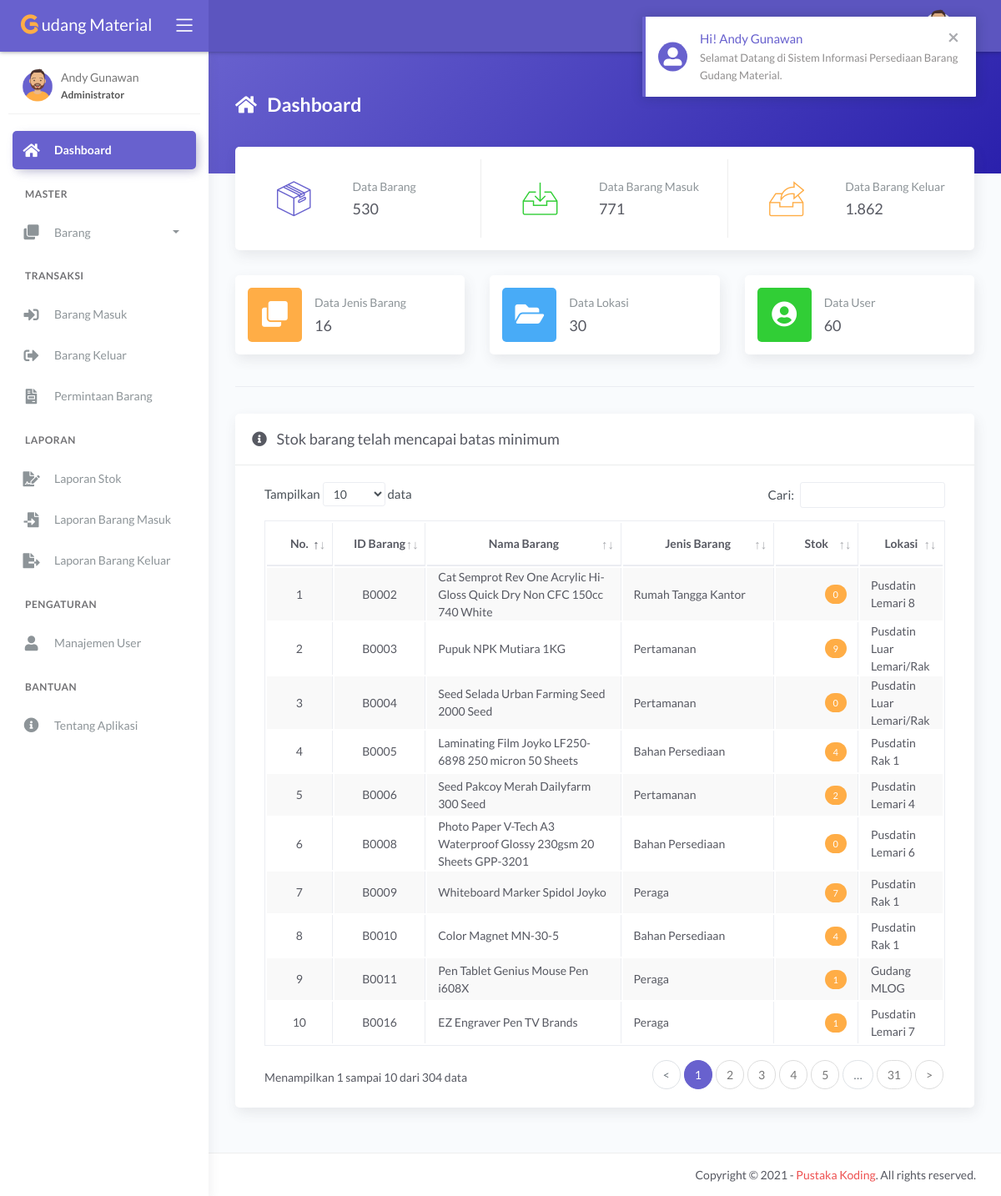
/main.php?module=dashboard&pesan=1 (signed in), run on the app's committed database.
### tables this page shows
CREATE TABLE `tbl_barang` (
  `id_barang` varchar(5) NOT NULL,
  `nama_barang` varchar(100) NOT NULL,
  `jenis` int NOT NULL,
  `stok_minimum` int NOT NULL,
  `stok` int NOT NULL DEFAULT '0',
  `satuan` int NOT NULL,
  `lokasi` varchar(20) NOT NULL,
  `foto` varchar(100) DEFAULT NULL
);

CREATE TABLE `tbl_jenis` (
  `id_jenis` int NOT NULL,
  `nama_jenis` varchar(50) NOT NULL
);

CREATE TABLE `tbl_satuan` (
  `id_satuan` int NOT NULL,
  `nama_satuan` varchar(30) NOT NULL
);

### modules/dashboard/tampil_data.php (the view)
<?php
if (basename($_SERVER['PHP_SELF']) === basename(__FILE__)) {
    header('location: 404.html');
}
else {
    if (isset($_GET['pesan'])) {
        if ($_GET['pesan'] == 1) {
            echo '  <div class="alert alert-notify alert-secondary alert-dismissible fade show" role="alert">
                        <span data-notify="icon" class="fas fa-user-alt"></span>
                        <span data-notify="title" class="text-secondary">Hi! ' . $_SESSION['nama_user'] . '</span>
                        <span data-notify="message">Selamat Datang di Sistem Informasi Persediaan Barang Gudang Material.</span>
                        <button type="button" class="close" data-dismiss="alert" aria-label="Close">
                            <span aria-hidden="true">&times;</span>
                        </button>
                    </div>';
        }
    }
?>
    <div class="panel-header bg-secondary-gradient">
        <div class="page-inner py-5">
            <div class="d-flex align-items-left align-items-md-top flex-column flex-md-row">
                <div class="page-header text-white">
                    <h4 class="page-title text-white"><i class="fas fa-home mr-2"></i> Dashboard</h4>
                </div>
            </div>
        </div>
    </div>
    <div class="page-inner mt--5">
        <div class="row row-card-no-pd mt--2">
            <div class="col-sm-12 col-md-4">
                <div class="card card-stats card-round">
                    <div class="card-body ">
                        <div class="row">
                            <div class="col-5">
                                <div class="icon-big2 text-center">
                                    <i class="flaticon-box-2 text-secondary"></i>
                                </div>
                            </div>
                            <div class="col-7 col-stats">
                                <div class="numbers">
                                    <p class="card-category">Data Barang</p>
                                    <?php
                                    $query = mysqli_query($mysqli, "SELECT * FROM tbl_barang")
                                                                    or die('Ada kesalahan pada query jumlah data barang : ' . mysqli_error($mysqli));
                                    $jumlah_barang = mysqli_num_rows($query);
                                    ?>
                                    <h4 class="card-title"><?php echo number_format($jumlah_barang, 0, '', '.'); ?></h4>
                                </div>
                            </div>
                        </div>
                    </div>
                </div>
            </div>
            <div class="col-sm-12 col-md-4">
                <div class="card card-stats card-round">
                    <div class="card-body ">
                        <div class="row">
                            <div class="col-5">
                                <div class="icon-big2 text-center">
                                    <i class="flaticon-inbox text-success"></i>
                                </div>
                            </div>
                            <div class="col-7 col-stats">
                                <div class="numbers">
                                    <p class="card-category">Data Barang Masuk</p>
                                    <?php
                                    $query = mysqli_query($mysqli, "SELECT * FROM tbl_barang_masuk")
                                                                    or die('Ada kesalahan pada query jumlah data barang masuk : ' . mysqli_error($mysqli));
                                    $jumlah_barang_masuk = mysqli_num_rows($query);
                                    ?>
                                    <h4 class="card-title"><?php echo number_format($jumlah_barang_masuk, 0, '', '.'); ?></h4>
                                </div>
                            </div>
                        </div>
                    </div>
                </div>
            </div>
            <div class="col-sm-12 col-md-4">
                <div class="card card-stats card-round">
                    <div class="card-body">
                        <div class="row">
                            <div class="col-5">
                                <div class="icon-big2 text-center">
                                    <i class="flaticon-archive text-warning"></i>
                                </div>
                            </div>
                            <div class="col-7 col-stats">
                                <div class="numbers">
                                    <p class="card-category">Data Barang Keluar</p>
                                    <?php
                                    $query = mysqli_query($mysqli, "SELECT * FROM tbl_barang_keluar")
                                                                    or die('Ada kesalahan pada query jumlah data barang keluar : ' . mysqli_error($mysqli));
                                    $jumlah_barang_keluar = mysqli_num_rows($query);
                                    ?>
                                    <h4 class="card-title"><?php echo number_format($jumlah_barang_keluar, 0, '', '.'); ?></h4>
                                </div>
                            </div>
                        </div>
                    </div>
                </div>
            </div>
        </div>
        <?php
        if ($_SESSION['hak_akses'] != 'Kepala Gudang') { ?>
            <div class="row">
                <div class="col-sm-12 col-md-4">
                    <div class="card card-stats card-round">
                        <div class="card-body ">
                            <div class="row align-items-center">
                                <div class="col-icon">
                                    <div class="icon-big text-center icon-warning bubble-shadow-small">
                                        <i class="fas fa-clone"></i>
                                    </div>
                                </div>
                                <div class="col col-stats ml-3 ml-sm-0">
                                    <div class="numbers">
                                        <p class="card-category">Data Jenis Barang</p>
                                        <?php
                                        $query = mysqli_query($mysqli, "SELECT * FROM tbl_jenis")
                                                                        or die('Ada kesalahan pada query jumlah data jenis barang : ' . mysqli_error($mysqli));
                                        $jumlah_jenis_barang = mysqli_num_rows($query);
                                        ?>
                                        <h4 class="card-title"><?php echo number_format($jumlah_jenis_barang, 0, '', '.'); ?></h4>
                                    </div>
                                </div>
                            </div>
                        </div>
                    </div>
                </div>
                <div class="col-sm-12 col-md-4">
                    <div class="card card-stats card-round">
                        <div class="card-body">
                            <div class="row align-items-center">
                                <div class="col-icon">
                                    <div class="icon-big text-center icon-info bubble-shadow-small">
                                        <i class="fas fa-folder-open"></i>
                                    </div>
                                </div>
                                <div class="col col-stats ml-3 ml-sm-0">
                                    <div class="numbers">
                                        <p class="card-category">Data Lokasi</p>
                                        <?php
                                        $query = mysqli_query($mysqli, "SELECT * FROM tbl_satuan")
                                                                        or die('Ada kesalahan pada query jumlah data satuan : ' . mysqli_error($mysqli));
                                        $jumlah_satuan = mysqli_num_rows($query);
                                        ?>
                                        <h4 class="card-title"><?php echo number_format($jumlah_satuan, 0, '', '.'); ?></h4>
                                    </div>
                                </div>
                            </div>
                        </div>
                    </div>
                </div>
                <div class="col-sm-12 col-md-4">
                    <div class="card card-stats card-round">
                        <div class="card-body">
                            <div class="row align-items-center">
                                <div class="col-icon">
                                    <div class="icon-big text-center icon-success bubble-shadow-small">
                                        <i class="fas fa-user-circle"></i>
                                    </div>
                                </div>
                                <div class="col col-stats ml-3 ml-sm-0">
                                    <div class="numbers">
                                        <p class="card-category">Data User</p>
                                        <?php
                                        $query = mysqli_query($mysqli, "SELECT * FROM tbl_user")
                                                                        or die('Ada kesalahan pada query jumlah data user : ' . mysqli_error($mysqli));
                                        $jumlah_user = mysqli_num_rows($query);
                                        ?>
                                        <h4 class="card-title"><?php echo number_format($jumlah_user, 0, '', '.'); ?></h4>
                                    </div>
                                </div>
                            </div>
                        </div>
                    </div>
                </div>
            </div>
            <hr class="mt-2 pb-3">
        <?php } ?>
        <div class="card">
            <div class="card-header">
                <div class="card-title"><i class="fas fa-info-circle mr-2"></i> Stok barang telah mencapai batas minimum</div>
            </div>
            <div class="card-body">
                <div class="table-responsive">
                    <table id="basic-datatables" class="display table table-bordered table-striped table-hover">
                        <thead>
                            <tr>
                                <th class="text-center">No.</th>
                                <th class="text-center">ID Barang</th>
                                <th class="text-center">Nama Barang</th>
                                <th class="text-center">Jenis Barang</th>
                                <th class="text-center">Stok</th>
                                <th class="text-center">Lokasi</th>
                            </tr>
                        </thead>
                        <tbody>
                            <?php
                            $no = 1;
                            $query = mysqli_query($mysqli, "SELECT a.id_barang, a.nama_barang, a.jenis, a.stok_minimum, a.stok, a.satuan, b.nama_jenis, c.nama_satuan
                                                            FROM tbl_barang as a INNER JOIN tbl_jenis as b INNER JOIN tbl_satuan as c
                                                            ON a.jenis=b.id_jenis AND a.satuan=c.id_satuan
                                                            WHERE a.stok<=a.stok_minimum ORDER BY a.id_barang ASC")
                                                            or die('Ada kesalahan pada query tampil data : ' . mysqli_error($mysqli));
                            while ($data = mysqli_fetch_assoc($query)) { ?>
                                <tr>
                                    <td width="50" class="text-center"><?php echo $no++; ?></td>
                                    <td width="80" class="text-center"><?php echo $data['id_barang']; ?></td>
                                    <td width="200"><?php echo $data['nama_barang']; ?></td>
                                    <td width="150"><?php echo $data['nama_jenis']; ?></td>
                                    <td width="70" class="text-right"><span class="badge badge-warning"><?php echo $data['stok']; ?></span></td>
                                    <td width="70"><?php echo $data['nama_satuan']; ?></td>
                                </tr>
                            <?php } ?>
                        </tbody>
                    </table>
                </div>
            </div>
        </div>
    </div>
<?php } ?>

### data on the page
tbl_barang: id_barang "B0002", nama_barang "Cat Semprot Rev One Acrylic Hi-Gloss Quick Dry Non CFC 150cc 740 White", tbl_jenis.nama_jenis "Rumah Tangga Kantor", stok "0", tbl_satuan.nama_satuan "Pusdatin Lemari 8"
tbl_barang: id_barang "B0003", nama_barang "Pupuk NPK Mutiara 1KG", tbl_jenis.nama_jenis "Pertamanan", stok "9", tbl_satuan.nama_satuan "Pusdatin Luar Lemari/Rak"
tbl_barang: id_barang "B0004", nama_barang "Seed Selada Urban Farming Seed 2000 Seed", tbl_jenis.nama_jenis "Pertamanan", stok "0", tbl_satuan.nama_satuan "Pusdatin Luar Lemari/Rak"
tbl_barang: id_barang "B0005", nama_barang "Laminating Film Joyko LF250-6898 250 micron 50 Sheets", tbl_jenis.nama_jenis "Bahan Persediaan", stok "4", tbl_satuan.nama_satuan "Pusdatin Rak 1"
tbl_barang: id_barang "B0006", nama_barang "Seed Pakcoy Merah Dailyfarm 300 Seed", tbl_jenis.nama_jenis "Pertamanan", stok "2", tbl_satuan.nama_satuan "Pusdatin Lemari 4"
tbl_barang: id_barang "B0008", nama_barang "Photo Paper V-Tech A3 Waterproof Glossy 230gsm 20 Sheets GPP-3201", tbl_jenis.nama_jenis "Bahan Persediaan", stok "0", tbl_satuan.nama_satuan "Pusdatin Lemari 6"
tbl_barang: id_barang "B0009", nama_barang "Whiteboard Marker Spidol Joyko", tbl_jenis.nama_jenis "Peraga", stok "7", tbl_satuan.nama_satuan "Pusdatin Rak 1"
tbl_barang: id_barang "B0010", nama_barang "Color Magnet MN-30-5", tbl_jenis.nama_jenis "Bahan Persediaan", stok "4", tbl_satuan.nama_satuan "Pusdatin Rak 1"
tbl_barang: id_barang "B0011", nama_barang "Pen Tablet Genius Mouse Pen i608X", tbl_jenis.nama_jenis "Peraga", stok "1", tbl_satuan.nama_satuan "Gudang MLOG"
tbl_barang: id_barang "B0016", nama_barang "EZ Engraver Pen TV Brands", tbl_jenis.nama_jenis "Peraga", stok "1", tbl_satuan.nama_satuan "Pusdatin Lemari 7"

### other printed values
$_SESSION['nama_user'] "Andy Gunawan"
$_SESSION['hak_akses'] "Administrator"
$jumlah_barang "530"
$jumlah_barang_masuk "771"
$jumlah_barang_keluar "1.862"
$jumlah_jenis_barang "16"
$jumlah_satuan "30"
$jumlah_user "60"
